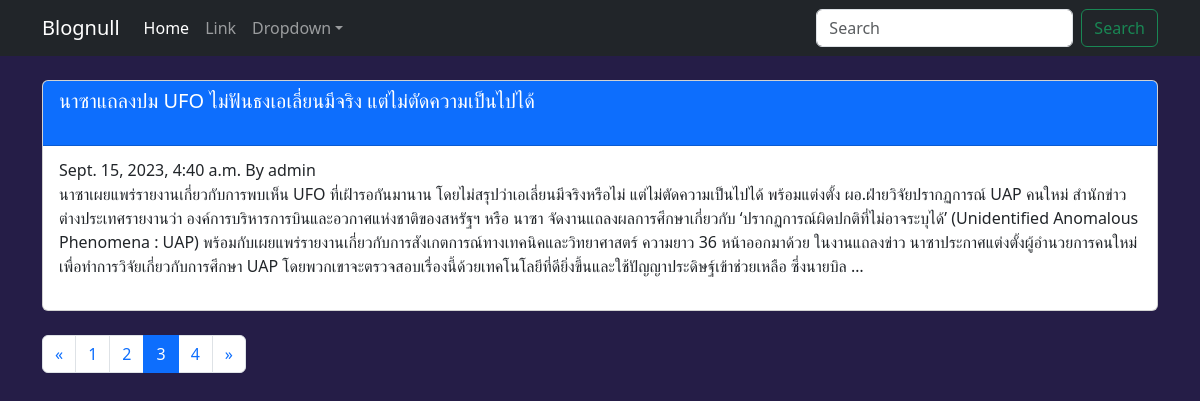
Page /blog/?page=3 on the committed database.
### blog/models.py (models this page shows, shortened)
class Post(models.Model):
    class Status(models.TextChoices): # เพิ่มฟิลด์ status
        DRAFT = 'DF', 'Draft'
        PUBLISHED = 'PB', 'Published'
    title = models.CharField(max_length=250)
    slug = models.SlugField(max_length=250)
    body = models.TextField()
    publish = models.DateTimeField(default=timezone.now) # เพิ่ม datetime
    created = models.DateTimeField(auto_now_add=True) # เพิ่ม datetime
    updated = models.DateTimeField(auto_now=True) # เพิ่ม datetime
    status = models.CharField(max_length=2,
                                choices=Status.choices,
                                default=Status.DRAFT) # เพิ่มฟิลด์ status
    author = models.ForeignKey(User,
                                on_delete=models.CASCADE,
                                related_name='blog_posts') # เพิ่มความสัมพันธ์กับ User
    objects=models.Manager() #the dufault manager
    published=PublishedManager() #our custom manager
    class Meta: # การกำหนดการเรียงข้อมูลในโมเดล Post
        ordering = ['-publish'] # เรียงลำดับโพสต์จากวันที่ล่าสุดไปยังเก่าสุด
        indexes = [
            models.Index(fields=['-publish']), # เพิ่ม index
        ]

### blog/views.py (the view)
# urls.py: path('',views.post_list,name='post_list'),
def post_list(request):
    posts=Post.published.all()
    per_page=1
    paginator=Paginator(posts,per_page)
    page=request.GET.get('page')
    try:
        posts=paginator.page(page)
    except PageNotAnInteger:
        posts=paginator.page(1)
    except EmptyPage:
        posts=paginator.page(paginator.num_pages)
    return render(request,'blog/post/list.html',{'posts':posts})

### blog/models.py (called while the page is built)
    def get_queryset(self):
        return super().get_queryset().filter(status=Post.Status.PUBLISHED)

### blog/templates/blog/post/list.html (shortened to what this page needs)
{% extends 'blog/base.html' %} #Call Master page
{% block content %}
    {% for post in posts %}
        <div class="card mb-4">
            <div class="card-header bg-primary text-white">
                <a href="{% url 'blog:post_detail' post.id %}" class="text-white text-decoration-none"><h5 class="card-title mb-4">{{ post.title }}</h5></a>
            </div>
            <div class="card-body">
                <p class="card-subtitle">{{ post.publish }} By {{ post.author }}</p>
                {{ post.body | truncatewords:30 | linebreaks }}
            </div>
        </div>
    {% endfor %}
    <nav aria-label="Page navigation">
      <ul class="pagination    ">
        {% if posts.has_previous %}
            <li class="page-item">
            <a class="page-link" href="?page={{ posts.previous_page_number }}" aria-label="Previous">
                <span aria-hidden="true">&laquo;</span>
            </a>
            </li>
        {% endif %}
        {% for i in posts.paginator.page_range %}
            {% if posts.number == i %}
                <li class="page-item active"><a class="page-link" href="#">{{ posts.number }}</a></li>
            {% else %}
                <li class="page-item"><a class="page-link" href="?page={{ i }}">{{ i }}</a></li>
            {% endif %}
        {% endfor %}
        {% if posts.has_next %}
            <li class="page-item">
            <a class="page-link" href="?page={{ posts.next_page_number }}" aria-label="Next">
                <span aria-hidden="true">&raquo;</span>
            </a>
            </li>
        {% endif %}
      </ul>
    </nav>
{% endblock %}

### blog/static/css/style.css (style rules this page uses)
body { background-color: rgb(37, 29, 71); }

### rows in the picture
Post: title "นาซาแถลงปม UFO ไม่ฟันธงเอเลี่ยนมีจริง แต่ไม่ตัดความเป็นไปได้", publish "Sept. 15, 2023, 4:40 a.m.", author "admin", body "นาซาเผยแพร่รายงานเกี่ยวกับการพบเห็น UFO ที่เฝ้ารอกันมานาน โดยไม่สรุปว่าเอเลี่ยนมีจริงหรือไม่ แต่ไม่ตัดความเป็นไปได้ พร้อมแต่งตั้ง ผอ.ฝ่ายวิจัยปรากฏการณ์ UAP คนใหม่ สำนักข่าวต่างประเทศรายงานว่า องค์การบริหารการบินและอวกาศแห่งชาติของสหรัฐฯ หรือ นาซา จัดงานแถลงผลการศึกษาเกี่ยวกับ ‘ปรากฏการณ์ผิดปกติที่ไม่อาจระบุได้’ (Unidentified Anomalous Phenomena : UAP) พร้อมกับเผยแพร่รายงานเกี่ยวกับการสังเกตการณ์ทางเทคนิคและวิทยาศาสตร์ ความยาว 36 หน้าออกมาด้วย ในงานแถลงข่าว นาซาประกาศแต่งตั้งผู้อำนวยการคนใหม่ เพื่อทำการวิจัยเกี่ยวกับการศึกษา UAP โดยพวกเขาจะตรวจสอบเรื่องนี้ด้วยเทคโนโลยีที่ดียิ่งขึ้นและใช้ปัญญาประดิษฐ์เข้าช่วยเหลือ ซึ่งนายบิล …"

### other values in the picture
{{ i }} "1" "2" "4"
{{ posts.number }} "3"
